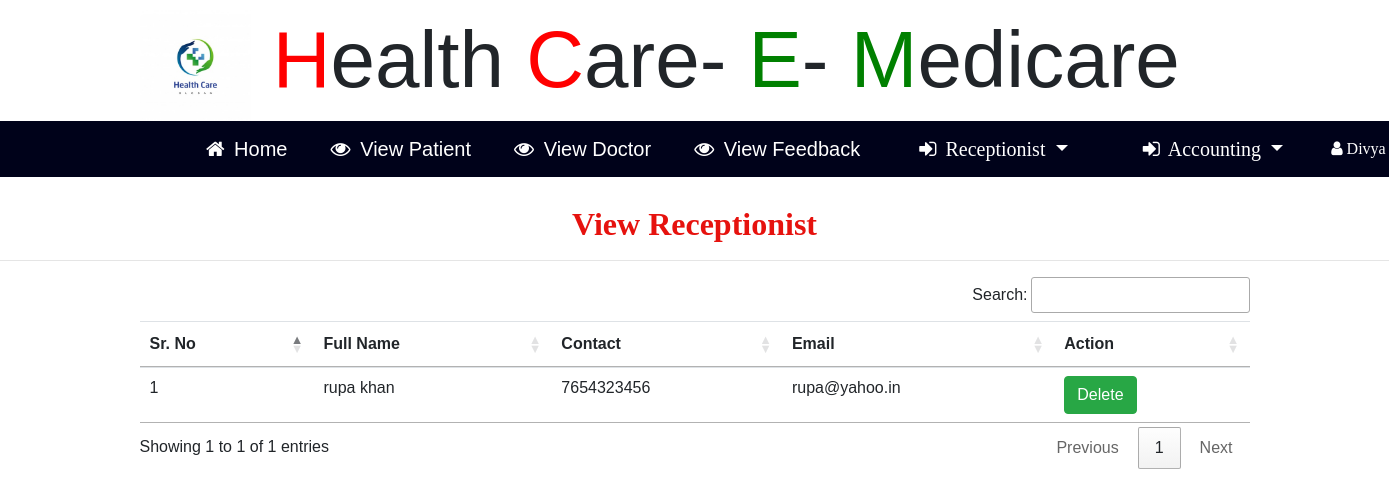
Page /view_receptionist (signed in) on the committed database.
### hopital/models.py (models this page shows, shortened)
class Signup_User(models.Model):
    user = models.ForeignKey(User,on_delete=models.CASCADE,null=True)
    mobile = models.IntegerField(null=True)
    image = models.FileField(null=True)
    reg = models.CharField(max_length=30,null=True)

### hopital/views.py (the view)
# urls.py: path('view_receptionist',View_Res,name="view_receptionist"),
def View_Res(request):
    if not request.user.is_authenticated:
        return redirect('login_user')
    doc = Signup_User.objects.filter(reg="res").all()
    d = {'res':doc}
    return render(request,'view_receptionist.html',d)

### hopital/templates/view_receptionist.html (shortened to what this page needs)
{% include 'hr_nav.html' %}
{% block body %}
<link rel="stylesheet" href="https://cdn.datatables.net/1.10.20/css/jquery.dataTables.min.css">
<link rel="stylesheet" href="https://cdn.datatables.net/buttons/1.6.1/css/buttons.dataTables.min.css">
<center><h2 style = "font-family : 'Monotype Corsiva' ; color : #E6120E ; font-weight : bold;margin-top:2%">
    View Receptionist</h2></center><hr>
 <div class="container">
<table class="table table-hover" id="example">
  <thead>
  <tr>
    <th>Sr. No</th>
    <th>Full Name</th>
    <th>Contact</th>
    <th>Email</th>
    <th>Action</th>
  </tr>
  </thead>
   <tbody>
{% for i in res %}
  <tr>
      <td>{{forloop.counter}}</td>
    <td>{{i.user.first_name}} {{i.user.last_name}}</td>
    <td>{{i.mobile}}</td>
    <td>{{i.user.email}}</td>
      <td>
    <a href="{% url 'delete_resc' i.id %}"><button class="btn btn-success" onclick="return confirm('Are you sure?')">Delete</button></a>
    </td>
  </tr>
   {% endfor %}
    </tbody>
</table>
 </div>
{% endblock %}

### hopital/templates/hr_nav.html (shortened to what this page needs)
<!DOCTYPE html>
{% load static %}
<html>
<head>
<link rel="stylesheet" href="https://cdnjs.cloudflare.com/ajax/libs/font-awesome/4.7.0/css/font-awesome.min.css">
<link rel="stylesheet" href="https://stackpath.bootstrapcdn.com/bootstrap/4.5.0/css/bootstrap.min.css">
    <link rel="stylesheet" href="https://cdn.datatables.net/1.10.21/css/jquery.dataTables.min.css">
<link rel="stylesheet" href="https://cdn.datatables.net/buttons/1.6.2/css/buttons.dataTables.min.css">
</head>
<body>
<div class="container" style="font-size:80px;padding:-30px">
        <img src="{% static 'images/hospital11.jpg' %}" style="width:10%;height:-200px" alt=" ">
                        <span style="color:red">H</span>ealth
						<span style="color:red">C</span>are-
						<span style="color:green">E</span>-
            <span style="color:green">M</span>edicare
</div>
<div style="margin:0px;padding:0">
    <div style="margin-left:0;background-color:#00021a">
    <nav class="navbar navbar-expand-lg navbar-light" style="margin:0px;background-color:#00021a">
  <a class="navbar-brand" href="{% url 'admin_home' %}" style="color:white;margin-left:14%"><i class="fa fa-home" style="margin-right:4px"></i> Home </a>
  <a class="navbar-brand" href="{% url 'view_patient' %}" style="color:white;margin-left:2%"><i class="fa fa-eye" style="margin-right:4px"></i> View Patient</a>
  <a class="navbar-brand" href="{% url 'view_doctor' %}" style="color:white;margin-left:2%"><i class="fa fa-eye" style="margin-right:4px"></i> View Doctor</a>
         <a class="navbar-brand" href="{% url 'view_feedback' %}" style="color:white;margin-left:2%"><i class="fa fa-eye" style="margin-right:4px"></i> View Feedback</a>
        <span class="nav-item dropdown" style="margin-left:2%;color:white;font-family:'Times New Roman'">
        <a class="nav-link dropdown-toggle navbar-brand" style="color:white" href="#" id="navbarDropdown" role="button" data-toggle="dropdown" aria-haspopup="true" aria-expanded="false">
          <i class="fa fa-sign-in" style="margin-right:4px"></i> Receptionist
        </a>
                  </span>
        <span class="nav-item dropdown" style="margin-left:2%;color:white;font-family:'Times New Roman'">
        <a class="nav-link dropdown-toggle navbar-brand" style="color:white" href="#" id="navbarDropdown" role="button" data-toggle="dropdown" aria-haspopup="true" aria-expanded="false">
          <i class="fa fa-sign-in" style="margin-right:4px"></i> Accounting
        </a>
                  </span>
  <div class="collapse navbar-collapse nav justify-content-end"  id="navbarNavDropdown" style="margin-right:4%">
  <li class="nav-item dropdown" style="color:white">
        <a class="nav-link dropdown-toggle" style="color:white" href="#" id="navbarDropdown" role="button" data-toggle="dropdown" aria-haspopup="true" aria-expanded="false">
          <i class="fa fa-user" style="margin-right:6px"> {{request.user.username}}</i>
        </a>
      </li>
  </div></nav></div>
</div>
</body>
</html>

### hopital/templates/hr_nav.html (style rules this page uses)
body { font-family: "Lato", sans-serif; }
body { margin:0;font-family:Arial }
.dropdown { float:right; }

### rows in the picture
Signup_User: user.first_name "rupa", user.last_name "khan", mobile "7654323456", user.email "rupa@yahoo.in"

### other values in the picture
{{ request.user.username }} "Divya"
